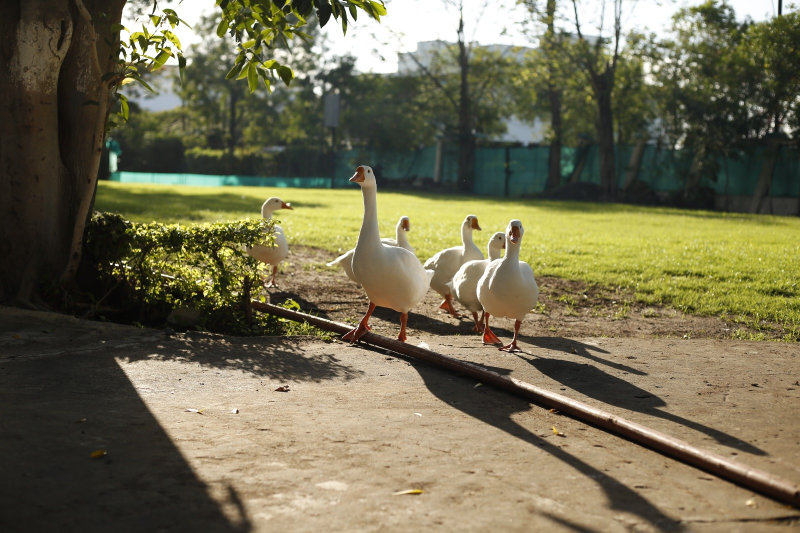
#> input picture c:\Users\Saket\Desktop\fun n food website\assets\images\carousel/1.jpg, 1600 x 1066 px (shown at 1/2 size)
$ python setup_carousel.py
#> lines starting #> are read from the running program, lines starting #| are printed output that depends on the picture
import os
import shutil
import re
from PIL import Image

def compress_image(path, max_width=800):
#> called with max_width = 800
    try:
        img = Image.open(path)
#> img is the input picture: PIL image 1600x1066 RGB; mean R, G, B 114.2, 108.9, 81.5
        if img.width > max_width:
            wpercent = (max_width / float(img.width))
#> wpercent = 0.5
            hsize = int((float(img.height) * float(wpercent)))
#> hsize = 533
            img = img.resize((max_width, hsize), Image.Resampling.LANCZOS)
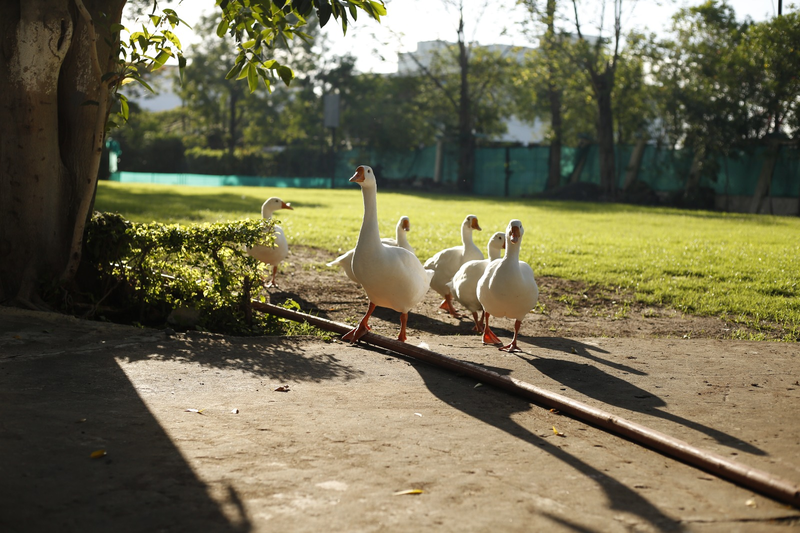
#> img: PIL image 800x533 RGB; mean R, G, B 114.2, 108.9, 81.5
        if img.mode in ("RGBA", "P"):
            img = img.convert("RGB")
        img.save(path, "JPEG", optimize=True, quality=60)
    except Exception as e:
        print(f"Failed to compress {path}: {e}")

# 1. Create carousel directory
carousel_dir = r"c:\Users\Saket\Desktop\fun n food website\assets\images\carousel"
os.makedirs(carousel_dir, exist_ok=True)

# 2. The 8 images from the user's downloads folder
src_images = [
    r"c:\Users\Saket\Downloads\fun and food phtos 2\IMG_3211.JPG.jpeg",
    r"c:\Users\Saket\Downloads\fun and food phtos 2\IMG_3210.JPG.jpeg",
    r"c:\Users\Saket\Downloads\drive-download-20260701T103318Z-3-001\0A9A3740.JPG",
    r"c:\Users\Saket\Downloads\drive-download-20260701T103219Z-3-001\0A9A3817.JPG",
    r"c:\Users\Saket\Downloads\drive-download-20260701T103219Z-3-001\0A9A3822.JPG",
    r"c:\Users\Saket\Downloads\drive-download-20260701T103219Z-3-001\0A9A3830.JPG",
    r"c:\Users\Saket\Downloads\drive-download-20260701T103318Z-3-001\0A9A3778.JPG",
    r"c:\Users\Saket\Downloads\drive-download-20260701T103318Z-3-001\0A9A3796.JPG"
]

dest_images = []
for i, src in enumerate(src_images):
    dest = os.path.join(carousel_dir, f"{i+1}.jpg")
    dest_images.append(f"assets/images/carousel/{i+1}.jpg")
    if os.path.exists(src):
        shutil.copy2(src, dest)
        compress_image(dest)
        print(f"Copied and compressed {i+1}.jpg")
    else:
        print(f"Warning: {src} not found!")

# 3. Update index.html
index_path = r"c:\Users\Saket\Desktop\fun n food website\index.html"
#> (the run stopped early here; a loop or call above may not have finished)
